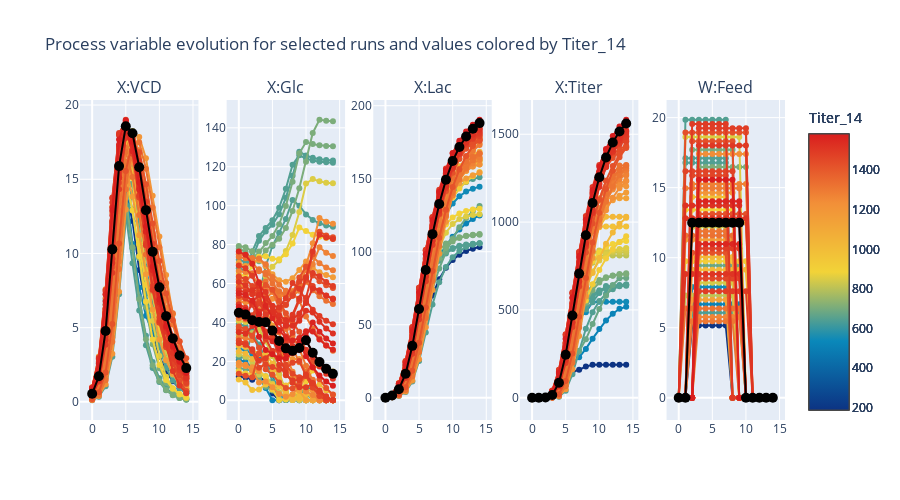

The cell this chart's notebook holds for it:
### Markdown cell above
# Analyse all experiments

visualize all run from the generated dataset. By changing the `select_color` you decide on the coloring of the experiments. The options are:

* `Run_id` runs are colored by the order in which they appear in the dataset.
* `Titer_14` runs are colored by the amount of Titer at day 14 or the experiments.
* `glc_0` run are colored by the designed initial Glucose level
* `vcd_0` run are colored by the designed initial VCD level
* `feed_start` run are colored by the designed feeding start day
* `feed_end` run are colored by the designed feeding end day
* `feed_rate` run are colored by the designed Glucose feed rate

### Code cell
# DOE_FILENAME = 'dataset/datahow_concise/owu_doe.csv'
# doe = pd.read_csv(DOE_FILENAME)
# print(doe.columns)
plot_owu_data_color(owu, doe_df=None, highlight_run=0, select_color="Titer_14", height=500)
